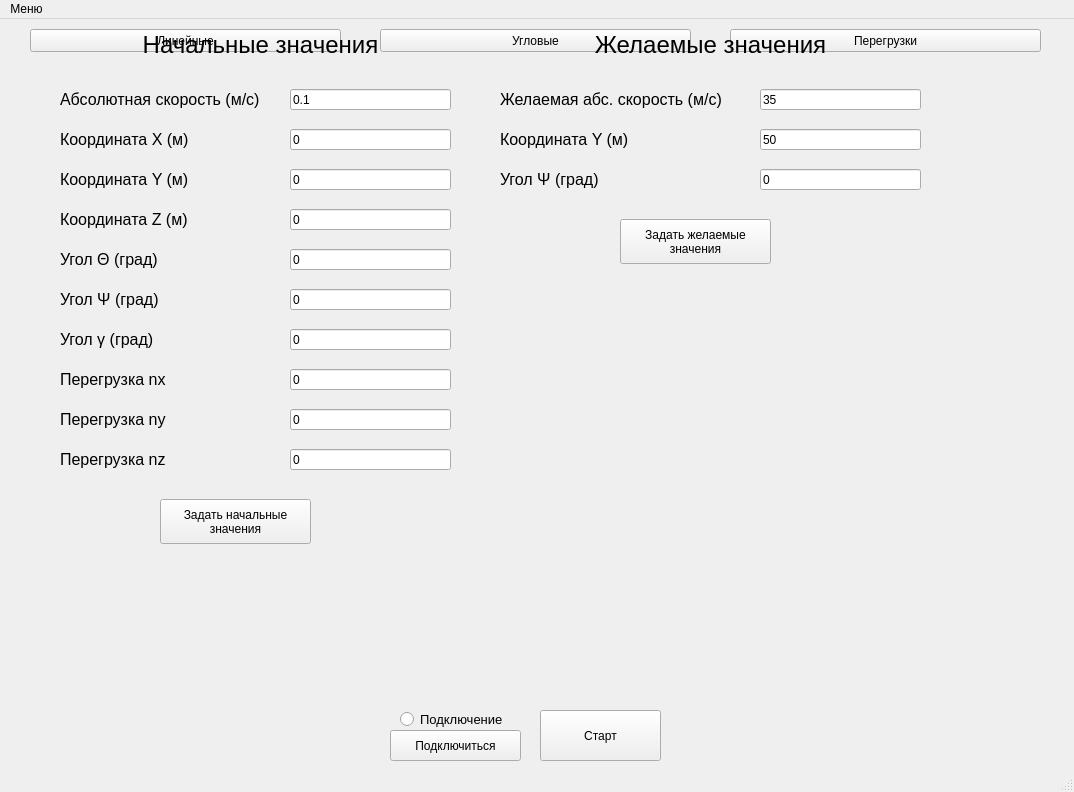
<?xml version="1.0" encoding="UTF-8"?>
<ui version="4.0">
 <class>Imitator</class>
 <widget class="QMainWindow" name="Imitator">
  <property name="geometry">
   <rect>
    <x>0</x>
    <y>0</y>
    <width>1074</width>
    <height>792</height>
   </rect>
  </property>
  <property name="windowTitle">
   <string>Imitator</string>
  </property>
  <widget class="QWidget" name="centralwidget">
   <widget class="QPushButton" name="linearsButton">
    <property name="geometry">
     <rect>
      <x>30</x>
      <y>10</y>
      <width>311</width>
      <height>23</height>
     </rect>
    </property>
    <property name="text">
     <string>Линейные</string>
    </property>
   </widget>
   <widget class="QPushButton" name="anglesButton">
    <property name="geometry">
     <rect>
      <x>380</x>
      <y>10</y>
      <width>311</width>
      <height>23</height>
     </rect>
    </property>
    <property name="text">
     <string>Угловые</string>
    </property>
   </widget>
   <widget class="QPushButton" name="overloadsButton">
    <property name="geometry">
     <rect>
      <x>730</x>
      <y>10</y>
      <width>311</width>
      <height>23</height>
     </rect>
    </property>
    <property name="text">
     <string>Перегрузки</string>
    </property>
   </widget>
   <widget class="QCustomPlot" name="xPlot" native="true">
    <property name="geometry">
     <rect>
      <x>10</x>
      <y>50</y>
      <width>521</width>
      <height>311</height>
     </rect>
    </property>
   </widget>
   <widget class="QCustomPlot" name="zPlot" native="true">
    <property name="geometry">
     <rect>
      <x>10</x>
      <y>370</y>
      <width>521</width>
      <height>311</height>
     </rect>
    </property>
   </widget>
   <widget class="QCustomPlot" name="yPlot" native="true">
    <property name="geometry">
     <rect>
      <x>540</x>
      <y>50</y>
      <width>521</width>
      <height>311</height>
     </rect>
    </property>
   </widget>
   <widget class="QCustomPlot" name="vPlot" native="true">
    <property name="geometry">
     <rect>
      <x>540</x>
      <y>370</y>
      <width>521</width>
      <height>311</height>
     </rect>
    </property>
   </widget>
   <widget class="QPushButton" name="start_stopButton">
    <property name="geometry">
     <rect>
      <x>540</x>
      <y>691</y>
      <width>121</width>
      <height>51</height>
     </rect>
    </property>
    <property name="text">
     <string>Старт</string>
    </property>
   </widget>
   <widget class="QCustomPlot" name="gammaPlot" native="true">
    <property name="geometry">
     <rect>
      <x>260</x>
      <y>370</y>
      <width>521</width>
      <height>311</height>
     </rect>
    </property>
   </widget>
   <widget class="QCustomPlot" name="nzPlot" native="true">
    <property name="geometry">
     <rect>
      <x>260</x>
      <y>370</y>
      <width>521</width>
      <height>311</height>
     </rect>
    </property>
   </widget>
   <widget class="QCustomPlot" name="thetaPlot" native="true">
    <property name="geometry">
     <rect>
      <x>10</x>
      <y>50</y>
      <width>521</width>
      <height>311</height>
     </rect>
    </property>
   </widget>
   <widget class="QCustomPlot" name="nxPlot" native="true">
    <property name="geometry">
     <rect>
      <x>10</x>
      <y>50</y>
      <width>521</width>
      <height>311</height>
     </rect>
    </property>
   </widget>
   <widget class="QCustomPlot" name="psiPlot" native="true">
    <property name="geometry">
     <rect>
      <x>540</x>
      <y>50</y>
      <width>521</width>
      <height>311</height>
     </rect>
    </property>
   </widget>
   <widget class="QCustomPlot" name="nyPlot" native="true">
    <property name="geometry">
     <rect>
      <x>540</x>
      <y>50</y>
      <width>521</width>
      <height>311</height>
     </rect>
    </property>
   </widget>
   <widget class="QPushButton" name="connectButton">
    <property name="geometry">
     <rect>
      <x>390</x>
      <y>711</y>
      <width>131</width>
      <height>31</height>
     </rect>
    </property>
    <property name="text">
     <string>Подключиться</string>
    </property>
   </widget>
   <widget class="QRadioButton" name="connectionRadioButton">
    <property name="geometry">
     <rect>
      <x>400</x>
      <y>690</y>
      <width>111</width>
      <height>21</height>
     </rect>
    </property>
    <property name="font">
     <font>
      <pointsize>10</pointsize>
     </font>
    </property>
    <property name="text">
     <string>Подключение</string>
    </property>
   </widget>
   <widget class="QWidget" name="valuesWidget" native="true">
    <property name="geometry">
     <rect>
      <x>0</x>
      <y>0</y>
      <width>1074</width>
      <height>800</height>
     </rect>
    </property>
    <widget class="QLabel" name="modelParamsLabel">
     <property name="geometry">
      <rect>
       <x>120</x>
       <y>10</y>
       <width>281</width>
       <height>31</height>
      </rect>
     </property>
     <property name="font">
      <font>
       <pointsize>18</pointsize>
      </font>
     </property>
     <property name="text">
      <string>Начальные значения</string>
     </property>
     <property name="alignment">
      <set>Qt::AlignCenter</set>
     </property>
    </widget>
    <widget class="QLabel" name="desiredlParamsLabel">
     <property name="geometry">
      <rect>
       <x>570</x>
       <y>10</y>
       <width>281</width>
       <height>31</height>
      </rect>
     </property>
     <property name="font">
      <font>
       <pointsize>18</pointsize>
      </font>
     </property>
     <property name="text">
      <string>Желаемые значения</string>
     </property>
     <property name="alignment">
      <set>Qt::AlignCenter</set>
     </property>
    </widget>
    <widget class="QLabel" name="vLabel">
     <property name="geometry">
      <rect>
       <x>60</x>
       <y>70</y>
       <width>211</width>
       <height>21</height>
      </rect>
     </property>
     <property name="font">
      <font>
       <pointsize>12</pointsize>
      </font>
     </property>
     <property name="text">
      <string>Абсолютная скорость (м/с)</string>
     </property>
    </widget>
    <widget class="QLabel" name="xLabel">
     <property name="geometry">
      <rect>
       <x>60</x>
       <y>110</y>
       <width>211</width>
       <height>21</height>
      </rect>
     </property>
     <property name="font">
      <font>
       <pointsize>12</pointsize>
      </font>
     </property>
     <property name="text">
      <string>Координата X (м)</string>
     </property>
    </widget>
    <widget class="QLabel" name="yLabel">
     <property name="geometry">
      <rect>
       <x>60</x>
       <y>150</y>
       <width>211</width>
       <height>21</height>
      </rect>
     </property>
     <property name="font">
      <font>
       <pointsize>12</pointsize>
      </font>
     </property>
     <property name="text">
      <string>Координата Y (м)</string>
     </property>
    </widget>
    <widget class="QLabel" name="zLabel">
     <property name="geometry">
      <rect>
       <x>60</x>
       <y>190</y>
       <width>211</width>
       <height>21</height>
      </rect>
     </property>
     <property name="font">
      <font>
       <pointsize>12</pointsize>
      </font>
     </property>
     <property name="text">
      <string>Координата Z (м)</string>
     </property>
    </widget>
    <widget class="QLabel" name="thetaLabel">
     <property name="geometry">
      <rect>
       <x>60</x>
       <y>230</y>
       <width>211</width>
       <height>21</height>
      </rect>
     </property>
     <property name="font">
      <font>
       <pointsize>12</pointsize>
      </font>
     </property>
     <property name="text">
      <string>Угол Θ (град)</string>
     </property>
    </widget>
    <widget class="QLabel" name="psiLabel">
     <property name="geometry">
      <rect>
       <x>60</x>
       <y>270</y>
       <width>211</width>
       <height>21</height>
      </rect>
     </property>
     <property name="font">
      <font>
       <pointsize>12</pointsize>
      </font>
     </property>
     <property name="text">
      <string>Угол Ψ (град)</string>
     </property>
    </widget>
    <widget class="QLabel" name="gammaLabel">
     <property name="geometry">
      <rect>
       <x>60</x>
       <y>310</y>
       <width>211</width>
       <height>21</height>
      </rect>
     </property>
     <property name="font">
      <font>
       <pointsize>12</pointsize>
      </font>
     </property>
     <property name="text">
      <string>Угол γ (град)</string>
     </property>
    </widget>
    <widget class="QLabel" name="nxLabel">
     <property name="geometry">
      <rect>
       <x>60</x>
       <y>350</y>
       <width>211</width>
       <height>21</height>
      </rect>
     </property>
     <property name="font">
      <font>
       <pointsize>12</pointsize>
      </font>
     </property>
     <property name="text">
      <string>Перегрузка nx</string>
     </property>
    </widget>
    <widget class="QLabel" name="nyLabel">
     <property name="geometry">
      <rect>
       <x>60</x>
       <y>390</y>
       <width>211</width>
       <height>21</height>
      </rect>
     </property>
     <property name="font">
      <font>
       <pointsize>12</pointsize>
      </font>
     </property>
     <property name="text">
      <string>Перегрузка ny</string>
     </property>
    </widget>
    <widget class="QLabel" name="nzLabel">
     <property name="geometry">
      <rect>
       <x>60</x>
       <y>430</y>
       <width>211</width>
       <height>21</height>
      </rect>
     </property>
     <property name="font">
      <font>
       <pointsize>12</pointsize>
      </font>
     </property>
     <property name="text">
      <string>Перегрузка nz</string>
     </property>
    </widget>
    <widget class="QLineEdit" name="vLineEdit">
     <property name="geometry">
      <rect>
       <x>290</x>
       <y>70</y>
       <width>161</width>
       <height>21</height>
      </rect>
     </property>
     <property name="text">
      <string>0.1</string>
     </property>
    </widget>
    <widget class="QLineEdit" name="xLineEdit">
     <property name="geometry">
      <rect>
       <x>290</x>
       <y>110</y>
       <width>161</width>
       <height>21</height>
      </rect>
     </property>
     <property name="text">
      <string>0</string>
     </property>
    </widget>
    <widget class="QLineEdit" name="yLineEdit">
     <property name="geometry">
      <rect>
       <x>290</x>
       <y>150</y>
       <width>161</width>
       <height>21</height>
      </rect>
     </property>
     <property name="text">
      <string>0</string>
     </property>
    </widget>
    <widget class="QLineEdit" name="zLineEdit">
     <property name="geometry">
      <rect>
       <x>290</x>
       <y>190</y>
       <width>161</width>
       <height>21</height>
      </rect>
     </property>
     <property name="text">
      <string>0</string>
     </property>
    </widget>
    <widget class="QLineEdit" name="thetaLineEdit">
     <property name="geometry">
      <rect>
       <x>290</x>
       <y>230</y>
       <width>161</width>
       <height>21</height>
      </rect>
     </property>
     <property name="text">
      <string>0</string>
     </property>
    </widget>
    <widget class="QLineEdit" name="psiLineEdit">
     <property name="geometry">
      <rect>
       <x>290</x>
       <y>270</y>
       <width>161</width>
       <height>21</height>
      </rect>
     </property>
     <property name="text">
      <string>0</string>
     </property>
    </widget>
    <widget class="QLineEdit" name="gammaLineEdit">
     <property name="geometry">
      <rect>
       <x>290</x>
       <y>310</y>
       <width>161</width>
       <height>21</height>
      </rect>
     </property>
     <property name="text">
      <string>0</string>
     </property>
    </widget>
    <widget class="QLineEdit" name="nxLineEdit">
     <property name="geometry">
      <rect>
       <x>290</x>
       <y>350</y>
       <width>161</width>
       <height>21</height>
      </rect>
     </property>
     <property name="text">
      <string>0</string>
     </property>
    </widget>
    <widget class="QLineEdit" name="nyLineEdit">
     <property name="geometry">
      <rect>
       <x>290</x>
       <y>390</y>
       <width>161</width>
       <height>21</height>
      </rect>
     </property>
     <property name="text">
      <string>0</string>
     </property>
    </widget>
    <widget class="QLineEdit" name="nzLineEdit">
     <property name="geometry">
      <rect>
       <x>290</x>
       <y>430</y>
       <width>161</width>
       <height>21</height>
      </rect>
     </property>
     <property name="text">
      <string>0</string>
     </property>
    </widget>
    <widget class="QPushButton" name="setParamsButton">
     <property name="geometry">
      <rect>
       <x>160</x>
       <y>480</y>
       <width>151</width>
       <height>45</height>
      </rect>
     </property>
     <property name="text">
      <string>Задать начальные
значения</string>
     </property>
    </widget>
    <widget class="QLabel" name="vDesLabel">
     <property name="geometry">
      <rect>
       <x>500</x>
       <y>70</y>
       <width>231</width>
       <height>21</height>
      </rect>
     </property>
     <property name="font">
      <font>
       <pointsize>12</pointsize>
      </font>
     </property>
     <property name="text">
      <string>Желаемая абс. скорость (м/с)</string>
     </property>
    </widget>
    <widget class="QLineEdit" name="vDesLineEdit">
     <property name="geometry">
      <rect>
       <x>760</x>
       <y>70</y>
       <width>161</width>
       <height>21</height>
      </rect>
     </property>
     <property name="text">
      <string>35</string>
     </property>
    </widget>
    <widget class="QLineEdit" name="yDesLineEdit">
     <property name="geometry">
      <rect>
       <x>760</x>
       <y>110</y>
       <width>161</width>
       <height>21</height>
      </rect>
     </property>
     <property name="text">
      <string>50</string>
     </property>
    </widget>
    <widget class="QLabel" name="yDesLabel">
     <property name="geometry">
      <rect>
       <x>500</x>
       <y>110</y>
       <width>211</width>
       <height>21</height>
      </rect>
     </property>
     <property name="font">
      <font>
       <pointsize>12</pointsize>
      </font>
     </property>
     <property name="text">
      <string>Координата Y (м)</string>
     </property>
    </widget>
    <widget class="QLineEdit" name="psiDesLineEdit">
     <property name="geometry">
      <rect>
       <x>760</x>
       <y>150</y>
       <width>161</width>
       <height>21</height>
      </rect>
     </property>
     <property name="text">
      <string>0</string>
     </property>
    </widget>
    <widget class="QLabel" name="psiDesLabel">
     <property name="geometry">
      <rect>
       <x>500</x>
       <y>150</y>
       <width>211</width>
       <height>21</height>
      </rect>
     </property>
     <property name="font">
      <font>
       <pointsize>12</pointsize>
      </font>
     </property>
     <property name="text">
      <string>Угол Ψ (град)</string>
     </property>
    </widget>
    <widget class="QPushButton" name="setDesiredButton">
     <property name="geometry">
      <rect>
       <x>620</x>
       <y>200</y>
       <width>151</width>
       <height>45</height>
      </rect>
     </property>
     <property name="text">
      <string>Задать желаемые
значения</string>
     </property>
    </widget>
   </widget>
  </widget>
  <widget class="QMenuBar" name="menubar">
   <property name="geometry">
    <rect>
     <x>0</x>
     <y>0</y>
     <width>1074</width>
     <height>20</height>
    </rect>
   </property>
   <widget class="QMenu" name="menu">
    <property name="title">
     <string>Меню</string>
    </property>
    <addaction name="showGraphics"/>
    <addaction name="showValues"/>
   </widget>
   <addaction name="menu"/>
  </widget>
  <widget class="QStatusBar" name="statusbar"/>
  <action name="showGraphics">
   <property name="text">
    <string>Графики</string>
   </property>
  </action>
  <action name="showValues">
   <property name="text">
    <string>Значения</string>
   </property>
  </action>
 </widget>
 <customwidgets>
  <customwidget>
   <class>QCustomPlot</class>
   <extends>QWidget</extends>
   <header>qcustomplot.h</header>
   <container>1</container>
  </customwidget>
 </customwidgets>
 <resources/>
 <connections/>
</ui>
